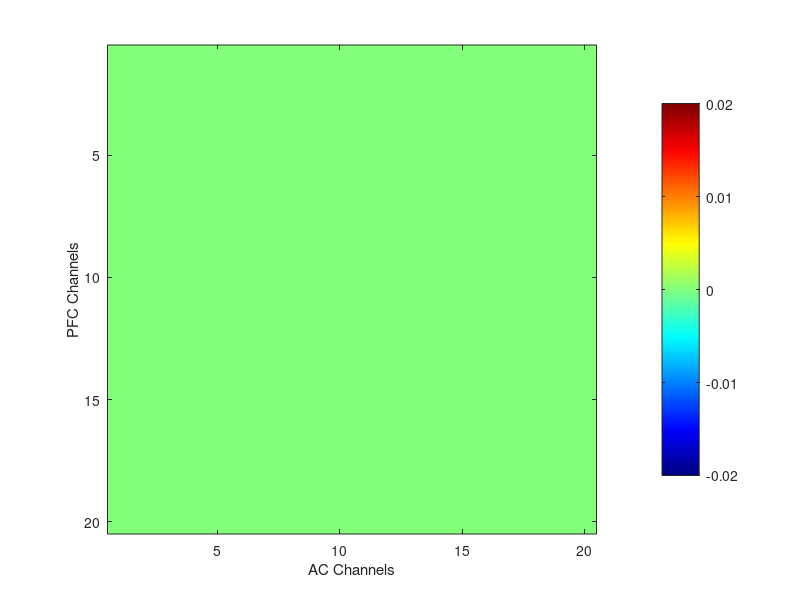

Reproduce this figure in MATLAB. (Note: this script raises an error after producing the figure.)
%% Epoch Analysis
% The epoch analysis compares PSI values during the LED presentation and
% the testTone presentation 
% [OnlyPrior = informative cues and testtone; OnlyPretone = noninformative
% LED/pretones and then testTone]. There are two separate files one for
% OnlyPrior and one for OnlyPretone for the user convienence, could be
% consolidated into a single script. 

%% Step 1: Book-Keeping 

Condition         = 'OnlyPretone';                                                                                             % Options: 'OnlyPrior' or 'OnlyPretone' or 'Both'
Frequency_Band    = 'theta';
SNR               = [-11/6, -5/3, 5/3, 11/6, -1.5000, -1.2500, 1.2500, 1.5000];                                              % Options: any combination of  -11/6, -5/3, -1.5000, -1.2500, 0, 1.2500, 1.5000, 5/3, 11/6; 
animals           = {'MrM'};                                                                                           % Options: 'MrCassius' and/or 'MrM'
rootdir           = 'C:\Users\Corey Roach\Documents\00_DATA\2025_09_12_PSI_Epoch_Analysis_OnlyPretone_All_Congruency';                                    
sessions          = dir(fullfile(rootdir, '19*'));
savedir           = 'C:\Users\Corey Roach\Desktop\Figure_9_Epoch_PSI_Analysis_OnlyPretone_theta';                                          % Options: Where you want to save your figures
savefig           = 'yes';                                                                                                   % Options: 'yes' or 'no'

%% Step 2: Loop through all sessions and sort PSI values by channel-pair 

% Define the PFC and AC channel labels and generate temporary grids

channels               = arrayfun(@(x) sprintf('ch%02d', x), 3:22, 'UniformOutput', false);
preCueOnset_PSI_grid   = cell(20, 20); 
testToneOnset_PSI_grid = cell(20, 20);


for i = 1:length(sessions)

    RecDate = sessions(i).name;

    for j = 1:length(animals)
        Animal = animals{j};
        session_path = fullfile(rootdir, RecDate, Animal);

        if exist(session_path, 'dir') % Check if the directory exists
            preCue_file   = dir(fullfile(session_path, ['*', 'preCueOnset_' Frequency_Band '*PSI_data.mat']));
            testTone_file = dir(fullfile(session_path, ['*', 'testToneOnset_' Frequency_Band '*PSI_data.mat']));

            if ~isempty(preCue_file)
                fprintf('Processing session %s:\n', RecDate);
            else
                continue;
            end

      for k = 1:length(preCue_file)

        preCue_filename   = preCue_file(k).name;
        testTone_filename = testTone_file(k).name;

        temp_preCue_dir   = fullfile(session_path, preCue_filename);
        temp_testTone_dir = fullfile(session_path, testTone_filename);

        % Load the .mat file safely
         load(temp_preCue_dir,'PSI_preCueOnset' );
         load(temp_testTone_dir,'PSI_testToneOnset');

        preCue_Matrix     = PSI_preCueOnset.psispctrm; 
        preCue_labels     = PSI_preCueOnset.labelcmb;         
        testTone_Matrix   = PSI_testToneOnset.psispctrm; 
        testTone_labels   = PSI_testToneOnset.labelcmb;       

      end    

           % Populate preCueOnset_PSI_grid with data 

           for rowIdx_1 = 1:size(preCue_Matrix, 1)

            % Extract channel pair from label
            pfcLabel = preCue_labels{rowIdx_1, 1};  % First column: PFC label (e.g., 'D1_PFC_ch05')
            acLabel  = preCue_labels{rowIdx_1, 2};  % Second column: AC label (e.g., 'D3_AC_ch04')

            % Remove the 'D' component and isolate the channel labels
            pfcChannel = regexp(pfcLabel, 'PFC_ch\d+', 'match', 'once');  % Extract PFC channel
            acChannel  = regexp(acLabel, 'AC_ch\d+', 'match', 'once');    % Extract AC channel

            % Find indices in the grid
            pfcIdx = find(strcmp(channels, strrep(pfcChannel, 'PFC_', '')));
            acIdx  = find(strcmp(channels,  strrep(acChannel, 'AC_', '')));

                % Assign the data row to the grid position
                if ~isempty(pfcIdx) && ~isempty(acIdx)
                    if isempty(preCueOnset_PSI_grid{pfcIdx, acIdx})
                    % Initialize the cell with the first row of data
                    preCueOnset_PSI_grid{pfcIdx, acIdx} = preCue_Matrix(rowIdx_1, :);
                    else
                    % Append the new row of data to the existing data
                    preCueOnset_PSI_grid{pfcIdx, acIdx} = [preCueOnset_PSI_grid{pfcIdx, acIdx}; preCue_Matrix(rowIdx_1, :)];
                    end

                end
           end

           % Populate testToneOnset_PSI_grid with data 

           for rowIdx_2 = 1:size(testTone_Matrix, 1)

            % Extract channel pair from label
            pfcLabel = testTone_labels{rowIdx_2, 1};  % First column: PFC label (e.g., 'D1_PFC_ch05')
            acLabel  = testTone_labels{rowIdx_2, 2};  % Second column: AC label (e.g., 'D3_AC_ch04')

            % Remove the 'D' component and isolate the channel labels
            pfcChannel = regexp(pfcLabel, 'PFC_ch\d+', 'match', 'once'); % Extract PFC channel
            acChannel  = regexp(acLabel, 'AC_ch\d+', 'match', 'once');    % Extract AC channel

            % Find indices in the grid
            pfcIdx = find(strcmp(channels, strrep(pfcChannel, 'PFC_', '')));
            acIdx  = find(strcmp(channels, strrep(acChannel, 'AC_', '')));

                % Assign the data row to the grid position
                if ~isempty(pfcIdx) && ~isempty(acIdx)
                    if isempty(testToneOnset_PSI_grid{pfcIdx, acIdx})
                    % Initialize the cell with the first row of data
                    testToneOnset_PSI_grid{pfcIdx, acIdx} = testTone_Matrix(rowIdx_2, :);
                    else
                    % Append the new row of data to the existing data
                    testToneOnset_PSI_grid{pfcIdx, acIdx} = [testToneOnset_PSI_grid{pfcIdx, acIdx}; testTone_Matrix(rowIdx_2, :)];
                    end                 
                end
           end

         end
     end
end

%% Step 3: Average selected bands to output a single PSI value per channel pair 

% PreCue Epoch
if strcmp(Frequency_Band,'theta') == 1
% Define the range of columns to average
columnRange = 5:8;

% Initialize a new grid to store the averaged values
preCue_averagedGrid = nan(20, 20); % Use NaN to handle empty grid positions

% Loop through each position in the grid
for pfcIdx = 1:20
    for acIdx = 1:20
        % Check if the grid position contains data
        if ~isempty(preCueOnset_PSI_grid{pfcIdx, acIdx})
            % Extract the data matrix for the current position
            dataposition = preCueOnset_PSI_grid{pfcIdx, acIdx};

            % Compute the average of the selected columns
            columnAverage = mean(dataposition(:, columnRange), 'all', 'omitnan');

            % Store the average in the new grid
            preCue_averagedGrid(pfcIdx, acIdx) = columnAverage;
        end
    end
end
end


% TestTone Epoch 

if strcmp(Frequency_Band,'theta') == 1
% Define the range of columns to average
columnRange = 5:8;

% Initialize a new grid to store the averaged values
testTone_averagedGrid = nan(20, 20); % Use NaN to handle empty grid positions

% Loop through each position in the grid
for pfcIdx = 1:20
    for acIdx = 1:20
        % Check if the grid position contains data
        if ~isempty(testToneOnset_PSI_grid{pfcIdx, acIdx})
            % Extract the data matrix for the current position
            dataposition = testToneOnset_PSI_grid{pfcIdx, acIdx};

            % Compute the average of the selected columns
            columnAverage = mean(dataposition(:, columnRange), 'all', 'omitnan');

            % Store the average in the new grid
            testTone_averagedGrid(pfcIdx, acIdx) = columnAverage;
        end
    end
end
end


%% Step 5: Plot the average PSI value of each channel pair [HEAT MAP]

    % Replace NaNs with zero
    preCue_averagedGrid(isnan(preCue_averagedGrid))     = 0;
    testTone_averagedGrid(isnan(testTone_averagedGrid)) = 0;
    
    % Determine the global color range (keep these consistent across figs)
    globalMin = -0.02;
    globalMax =  0.02;
    
    % Clamp values to the global color range
    averagedGrid_1_clamped = max(globalMin, min(globalMax, preCue_averagedGrid));
    averagedGrid_2_clamped = max(globalMin, min(globalMax, testTone_averagedGrid));
    

if strcmp(savefig,'yes') == 1

    % ==============================
    % Export settings and save path
    % ==============================
    cmap     = jet(256);
    dpi      = 600;
    inchW    = 4; inchH = 4;
    channels = 3:22;                      % adjust if your grid differs
    tickPos  = 1:numel(channels);
    
    % ==============================
    % Heat map 1: PreCue (LED epoch)
    % ==============================
    fig1 = figure('Units','inches','Position',[1 1 inchW inchH], 'Color','w');
    imagesc(averagedGrid_1_clamped, [globalMin globalMax]);
    axis square; box on; colormap(cmap); colorbar;
    xlabel('AC Channels'); ylabel('PFC Channels');
    title(sprintf('PreCue(LED)-%s-%s', Frequency_Band, Animal), 'Interpreter','none');
    xticks(tickPos); yticks(tickPos);
    xticklabels(arrayfun(@(x) sprintf('ch%02d', x), channels, 'UniformOutput', false));
    yticklabels(arrayfun(@(x) sprintf('ch%02d', x), channels, 'UniformOutput', false));
    set(gca,'Layer','top','LineWidth',0.75,'FontName','Times New Roman','FontSize',10);
    
    base1 = sprintf('%s_%s_PreCue_PSI_Heatmap', Animal, Frequency_Band);
    exportgraphics(fig1, fullfile(savedir, base1 + ".png"), 'Resolution', dpi, 'BackgroundColor','white');
    exportgraphics(fig1, fullfile(savedir, base1 + ".tif"), 'Resolution', dpi, 'BackgroundColor','white');
    exportgraphics(fig1, fullfile(savedir, base1 + ".pdf"), 'ContentType','vector', 'BackgroundColor','white');
    close(fig1);
    
    % ==============================
    % Heat map 2: TestTone (Target epoch)
    % ==============================
    fig2 = figure('Units','inches','Position',[1 1 inchW inchH], 'Color','w');
    imagesc(averagedGrid_2_clamped, [globalMin globalMax]);
    axis square; box on; colormap(cmap); colorbar;
    xlabel('AC Channels'); ylabel('PFC Channels');
    title(sprintf('TestTone(Target)-%s-%s', Frequency_Band, Animal), 'Interpreter','none');
    xticks(tickPos); yticks(tickPos);
    xticklabels(arrayfun(@(x) sprintf('ch%02d', x), channels, 'UniformOutput', false));
    yticklabels(arrayfun(@(x) sprintf('ch%02d', x), channels, 'UniformOutput', false));
    set(gca,'Layer','top','LineWidth',0.75,'FontName','Times New Roman','FontSize',10);
    
    base2 = sprintf('%s_%s_TestTone_PSI_Heatmap', Animal, Frequency_Band);
    exportgraphics(fig2, fullfile(savedir, base2 + ".png"), 'Resolution', dpi, 'BackgroundColor','white');
    exportgraphics(fig2, fullfile(savedir, base2 + ".tif"), 'Resolution', dpi, 'BackgroundColor','white');
    exportgraphics(fig2, fullfile(savedir, base2 + ".pdf"), 'ContentType','vector', 'BackgroundColor','white');
    close(fig2);
    
    fprintf('Saved PNG, TIF (600 dpi), and vector PDF to:\n%s\n', savedir);

end



%% Step 6: Plot with Mean of Means + 95% CI [SUMMARY OF HEAT MAP]

    abs_preCue   = abs(preCue_averagedGrid);
    abs_testTone = abs(testTone_averagedGrid);
    
    % Mask out zeros (placeholder values)
    mask_nonzero_pre  = preCue_averagedGrid     ~= 0;
    mask_nonzero_test = testTone_averagedGrid   ~= 0;
    
    % Extract directional values
    PFC_2_AC_PreCue   = abs_preCue(  mask_nonzero_pre  & preCue_averagedGrid     > 0);
    AC_2_PFC_PreCue   = abs_preCue(  mask_nonzero_pre  & preCue_averagedGrid     < 0);
    PFC_2_AC_TestTone = abs_testTone(mask_nonzero_test & testTone_averagedGrid   > 0);
    AC_2_PFC_TestTone = abs_testTone(mask_nonzero_test & testTone_averagedGrid   < 0);
    
    group_data = {PFC_2_AC_PreCue, AC_2_PFC_PreCue, PFC_2_AC_TestTone, AC_2_PFC_TestTone};
    means = cellfun(@mean, group_data);
    SEMs  = cellfun(@(x) std(x)/sqrt(length(x)), group_data);
    CIs   = SEMs * 1.96;  % 95% CI
    
    bar_colors = [222 30 38; 71 133 197; 222 30 38; 71 133 197]/255;
    
    dpi   = 600;

if strcmp(savefig,'yes') == 1
    
    % ==============================
    % Make figure (4" x 4") and plot
    % ==============================
    fig = figure('Color','w','Units','inches','Position',[1, 1, inchW, inchH]); hold on;
    
    % Bars
    for i = 1:4
        bar(i, means(i), 'FaceColor', bar_colors(i,:), 'EdgeColor', 'none');
    end
    
    % 95% CI error bars
    errorbar(1:4, means, CIs, 'k.', 'LineWidth', 1.25);
    
    % Axes formatting
    set(gca, 'XTick', [1.5 3.5], ...
             'XTickLabel', {'PreCue(LED)','TestTone(Target)'}, ...
             'FontSize', 10, 'FontName', 'Times New Roman', ...
             'LineWidth', 0.75, 'Layer','top');
    ylabel('Mean |PSI Value|', 'FontSize', 10, 'FontName', 'Times New Roman');
    box off
    
    % Y-axis ticks (no scientific notation)
    ax = gca;
    ax.YAxis.Exponent = 0;
    ax.YAxis.TickLabelFormat = '%.4f';
    
    % Legend (top-left, no box)
    lg = legend({'PFC→AC', 'AC→PFC'}, 'Location','northwest', ...
                'FontSize', 9, 'FontName','Times New Roman', 'Box','off');
    uistack(lg,'top');
    
    % ==============================
    % Exports (PNG/TIF 600 dpi + vector PDF)
    % ==============================
    base = sprintf('%s_%s_Epoch_MeanOfMeans_95CI_Summary', Animal, Frequency_Band);
    exportgraphics(fig, fullfile(savedir, base + ".png"), 'Resolution', dpi, 'BackgroundColor','white');
    exportgraphics(fig, fullfile(savedir, base + ".tif"), 'Resolution', dpi, 'BackgroundColor','white');
    exportgraphics(fig, fullfile(savedir, base + ".pdf"), 'ContentType','vector', 'BackgroundColor','white');
    close(fig);
    
    fprintf('Saved PNG, TIF (600 dpi), and vector PDF to:\n%s\n', savedir);

end


%% Step 8: Independent nonparametric 2×2 (SRH) + ALL 6 pairwise tests

% Descriptives reported as mean ± 95% CI (t-interval). Holm-Bonferroni fixed.

%--------------------- Assemble data (independent groups) ------------------
% Using epoch-direction cell vectors defined in Step 6:
%   PFC_2_AC_PreCue, AC_2_PFC_PreCue, PFC_2_AC_TestTone, AC_2_PFC_TestTone

PSI_values = [PFC_2_AC_PreCue(:); AC_2_PFC_PreCue(:); ...
              PFC_2_AC_TestTone(:); AC_2_PFC_TestTone(:)];

Epoch = [repmat({'PreCue'},   numel(PFC_2_AC_PreCue)+numel(AC_2_PFC_PreCue), 1); ...
         repmat({'TestTone'}, numel(PFC_2_AC_TestTone)+numel(AC_2_PFC_TestTone), 1)];

Direction = [repmat({'PFC→AC'}, numel(PFC_2_AC_PreCue), 1); ...
             repmat({'AC→PFC'}, numel(AC_2_PFC_PreCue), 1); ...
             repmat({'PFC→AC'}, numel(PFC_2_AC_TestTone), 1); ...
             repmat({'AC→PFC'}, numel(AC_2_PFC_TestTone), 1)];

Y = PSI_values;  % |PSI| values (already taken upstream)

%---------------- SRH omnibus (rank-based 2×2 ANOVA; independent) ----------
[Epoch_g, ~] = grp2idx(Epoch);
[Dir_g,   ~] = grp2idx(Direction);
N  = numel(Y);
R  = tiedrank(Y);

a = numel(unique(Epoch_g));  % 2
b = numel(unique(Dir_g));    % 2

R_A   = accumarray(Epoch_g, R, [a 1], @sum, 0);        n_A  = accumarray(Epoch_g, 1, [a 1], @sum, 0);
R_B   = accumarray(Dir_g,   R, [b 1], @sum, 0);        n_B  = accumarray(Dir_g,   1, [b 1], @sum, 0);
R_AB  = accumarray([Epoch_g Dir_g], R, [a b], @sum, 0); n_AB = accumarray([Epoch_g Dir_g], 1, [a b], @sum, 0);

% Tie correction (as in your Expectation code)
[~,~,ties] = unique(Y);
tie_counts = accumarray(ties,1);
C = 1 - sum(tie_counts.^3 - tie_counts) / (N^3 - N);

H_A  = (12/(N*(N+1))) * sum((R_A.^2)./n_A) - 3*(N+1);
H_B  = (12/(N*(N+1))) * sum((R_B.^2)./n_B) - 3*(N+1);
H_AB = (12/(N*(N+1))) * sum(sum((R_AB.^2)./n_AB)) - H_A - H_B - 3*(N+1);

H_A  = H_A  / C;
H_B  = H_B  / C;
H_AB = H_AB / C;

p_A  = 1 - chi2cdf(H_A,  a-1);
p_B  = 1 - chi2cdf(H_B,  b-1);
p_AB = 1 - chi2cdf(H_AB, (a-1)*(b-1));

SRH_tbl = table( ...
    ["Epoch (PreCue vs TestTone)"; "Direction (PFC→AC vs AC→PFC)"; "Epoch×Direction"], ...
    [H_A; H_B; H_AB], ...
    [a-1; b-1; (a-1)*(b-1)], ...
    [p_A; p_B; p_AB], ...
    'VariableNames', {'Effect','H','df','p'});

disp('Scheirer–Ray–Hare nonparametric 2×2 ANOVA (independent groups):');
disp(SRH_tbl);

%---------------- Pairwise independent tests with effect sizes -------------
% 4 cells (Epoch × Direction)
cell_names = { ...
  'PreCue · PFC→AC', ...
  'PreCue · AC→PFC', ...
  'TestTone · PFC→AC', ...
  'TestTone · AC→PFC' };

cell_data = { ...
  PFC_2_AC_PreCue(:), ...
  AC_2_PFC_PreCue(:), ...
  PFC_2_AC_TestTone(:), ...
  AC_2_PFC_TestTone(:) };

% All 6 pairwise comparisons among the 4 cells
pairs = [1 2; 1 3; 1 4; 2 3; 2 4; 3 4];
m = size(pairs,1);

pair_p  = nan(m,1);
pair_Z  = nan(m,1);
pair_n1 = nan(m,1);
pair_n2 = nan(m,1);
pair_rb = nan(m,1);
pair_HL = nan(m,1);

for ii = 1:m
    i = pairs(ii,1); j = pairs(ii,2);
    x = cell_data{i}; y = cell_data{j};

    [p, ~, stats] = ranksum(x, y);      % independent groups
    pair_p(ii)  = p;
    pair_Z(ii)  = stats.zval;
    n1 = numel(x); n2 = numel(y);
    pair_n1(ii) = n1; pair_n2(ii) = n2;

    % rank-biserial from Mann–Whitney U
    Rx = stats.ranksum;                  % sum of ranks for x
    Ux = Rx - n1*(n1+1)/2;
    pair_rb(ii) = 2*Ux/(n1*n2) - 1;

    % Hodges–Lehmann (median of all pairwise differences)
    pair_HL(ii) = median(x - y.', 'all');
end

% Holm–Bonferroni across the 6 tests (using your same function)
[pHolm6, ord6] = holm_bonferroni(pair_p);

Pairwise6_tbl = table( ...
    cell_names(pairs(:,1))', cell_names(pairs(:,2))', ...
    pair_n1, pair_n2, pair_Z, pair_p, pHolm6, pair_rb, pair_HL, ...
    'VariableNames', {'Group1','Group2','n1','n2','Z','p_raw','p_Holm','rank_biserial','HL_shift'});

disp('ALL 6 pairwise contrasts (independent), Holm-corrected across 6:');
disp(Pairwise6_tbl(ord6,:));

%----------------- Descriptives as mean ± 95% CI (t-interval) --------------
labels_ED = ["PreCue","PreCue","TestTone","TestTone"];
dirs_ED   = ["PFC→AC","AC→PFC","PFC→AC","AC→PFC"];

n_vec   = zeros(4,1); 
mean_vec= zeros(4,1);
ciL_vec = zeros(4,1); 
ciU_vec = zeros(4,1); 
sd_vec  = zeros(4,1);

for ii = 1:4
    x = cell_data{ii};
    n_vec(ii) = numel(x);
    [mhat, ci, sdhat] = mean_ci(x);  % t-interval only (same helper as Expectation analysis)
    mean_vec(ii) = mhat; ciL_vec(ii) = ci(1); ciU_vec(ii) = ci(2); sd_vec(ii) = sdhat;
end

MeanCI_tbl = table(labels_ED', dirs_ED', n_vec, mean_vec, ciL_vec, ciU_vec, sd_vec, ...
    'VariableNames', {'Epoch','Direction','n','Mean','CI_L','CI_U','SD'});

disp('Cell-wise descriptives (mean ± 95% CI, t-interval):');
disp(MeanCI_tbl);

%---------------------- Return everything in a struct ----------------------
Res_Epoch = struct('Animal', Animal, 'Band', Frequency_Band, 'Condition', Condition, ...
    'SRH_tbl', SRH_tbl, ...
    'Pairwise6_tbl', Pairwise6_tbl, ...
    'MeanCI_tbl', MeanCI_tbl);

assignin('base', ['Res_Epoch_' Animal], Res_Epoch);
